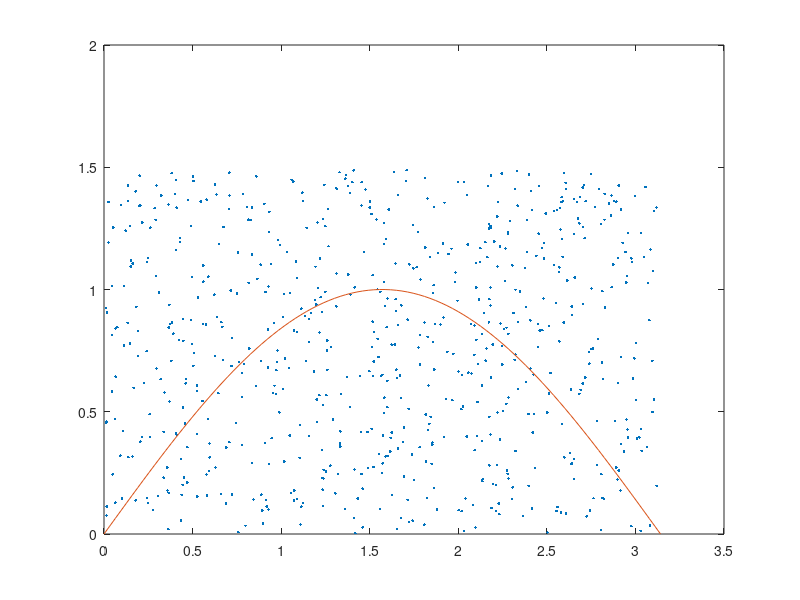

Here is the MATLAB script that generated this plot:
clc; clear all; close all;
f=@(x)(sin(x));
n=700;
hit=0;
miss=0;
for i=1:n
    xs=pi*rand;
    ys=1.5*rand;
    xp(i)=xs;
    yp(i)=ys;
    if ys<=f(xs)
        hit=hit+1;
    else
        miss=miss+1;
    end
end
hit;
miss;

nhit=(hit/(miss+hit))*(1.5*pi);
fprintf('Result: %f',nhit)
nmiss=(miss/(miss+hit))*(1.5*pi);
plot(xp,yp,'.');
hold on
xsin=linspace(0,pi);
ysin=f(xsin);
plot(xsin,ysin)